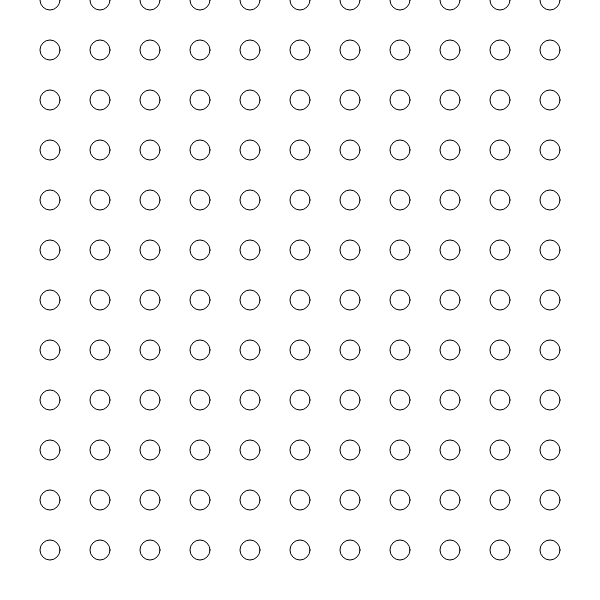
Frame 1 (no input)
Frame 60 (no input): identical to frame 1, image omitted
Frame 120 (the mouse pressed at the canvas centre since frame 60): identical to frame 1, image omitted

The p5.js sketch that drew this single still picture (run headless with seeded random() and noise() and a simulated clock; from frame 60 on, the mouse is pressed at the canvas centre):

// p5.js sketch
// ── sketch.js

function setup() {
  createCanvas(600,600);
  strokeWeight(1);
  noFill();
}

function draw() {
  background(255);
  for(var i=50;i<width;i+=50){
    for(var j=0;j<height;j+=50){
    ellipse(i,j,20,20);
    }
  }
}
